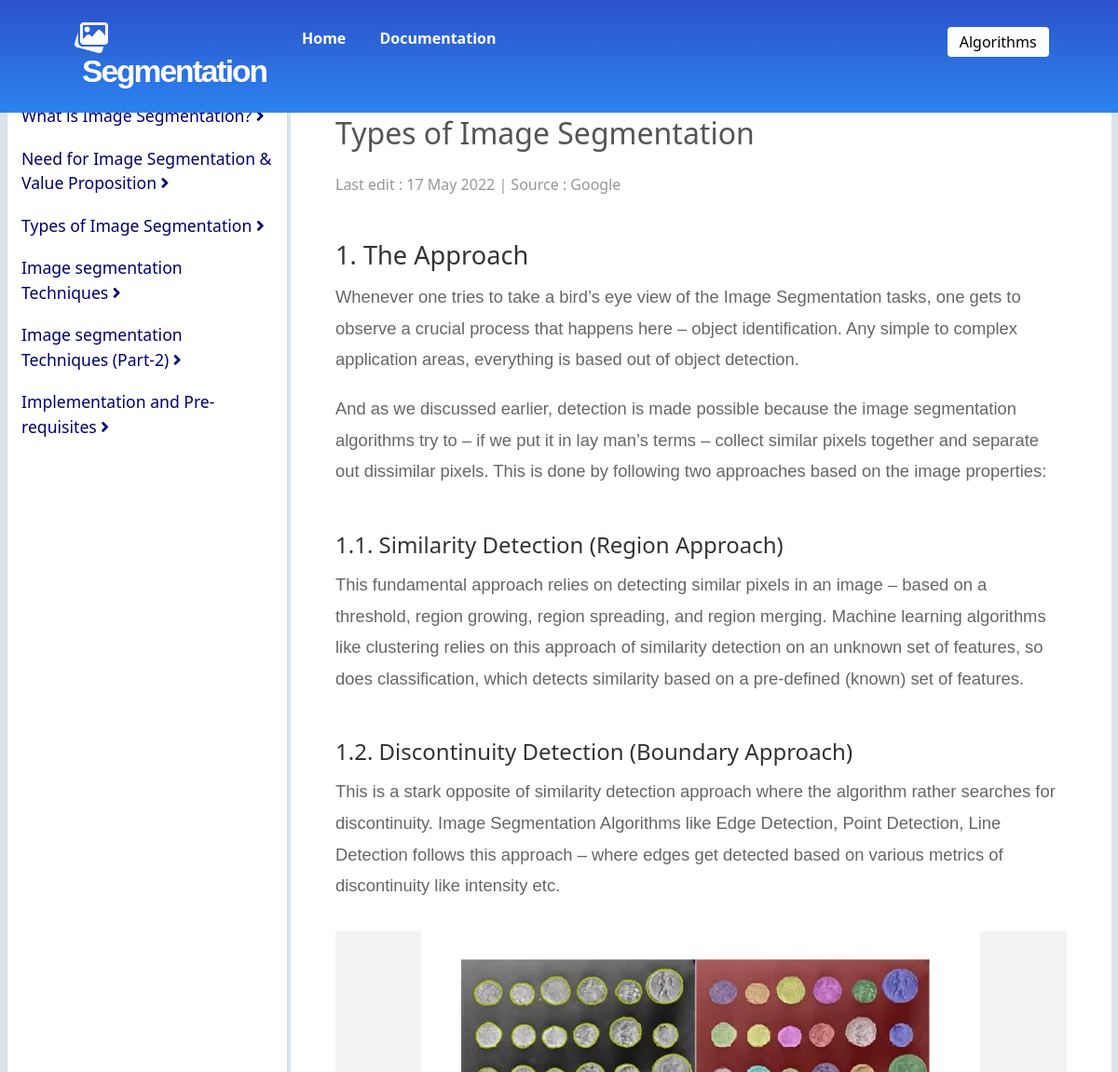
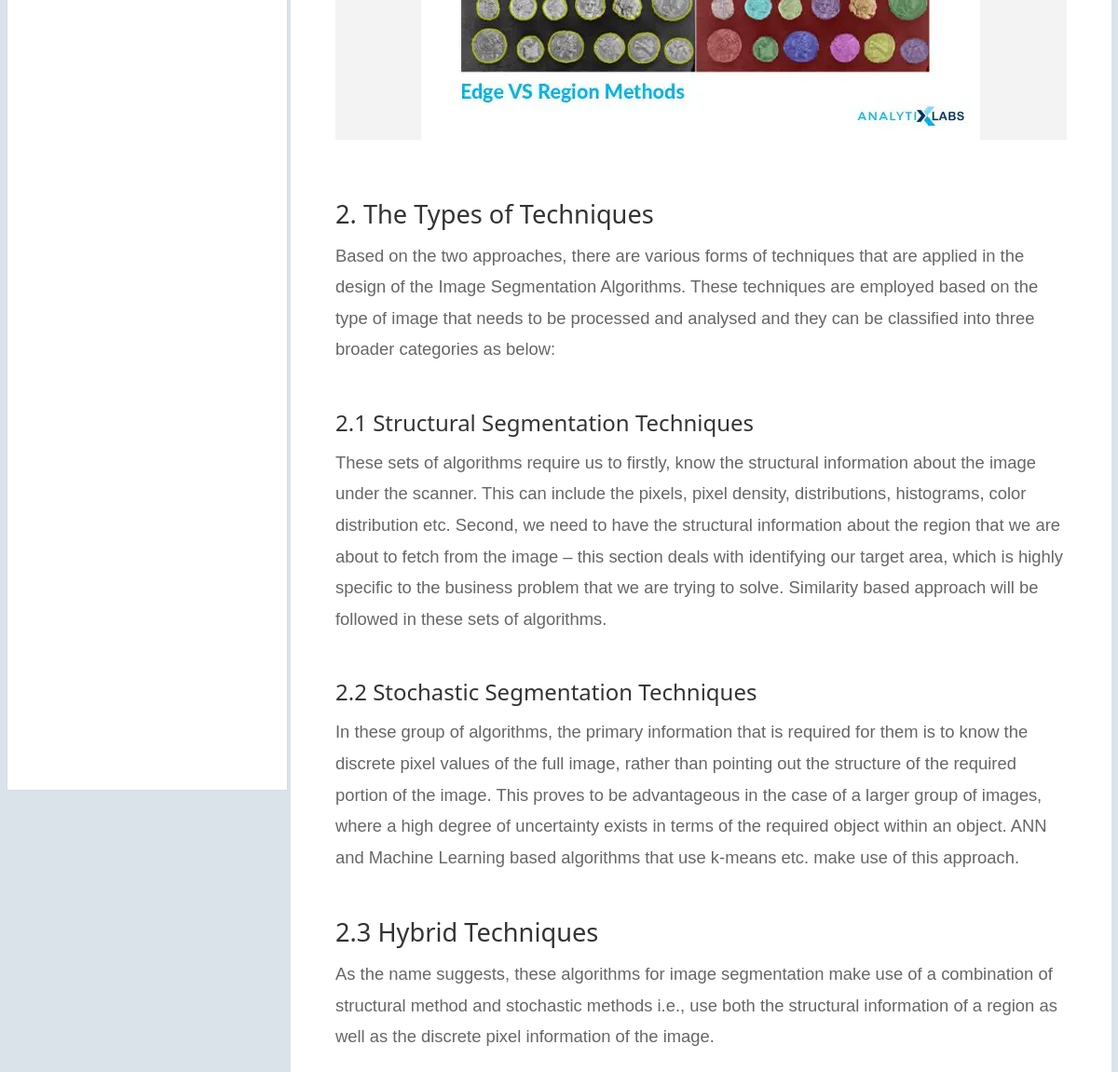
The app's page /Documentation?a=Article20220517082829Tio with its own data (2 pictures, top to bottom).
### app/models.py (models this page shows)
class Article(models.Model):
    data_id = models.AutoField
    heading = models.CharField(max_length=200)
    source = models.CharField(max_length=50)
    content = models.TextField()
    date = models.CharField(max_length=50)
    article_id = models.CharField(max_length=100)

### app/views.py (the view, shortened to what this page needs)
# urls.py: path('Documentation',views.documentation,name='documentation'),
def documentation(request):
    getData = list(Article.objects.values("heading","article_id"))
    if "a" in request.GET:
        articleNeed = request.GET["a"]
        getArticle = list(Article.objects.filter(article_id = articleNeed))
        if len(getArticle) == 0:
            return HttpResponse("There is no such article exist")
        getArticle = getArticle[0]
        Article_Heading = getArticle.heading
        x = getArticle.content
        src = getArticle.source
        Article_date = getArticle.date
        articleBody = decodeMytags(Article_Heading,x,src,Article_date,articleNeed)
        if "error" in articleBody.keys():
            return HttpResponse("There is some error in this article")
        articleBody["sideData"] = getData
        return render(request,"Documentation.html",articleBody)

### app/complex.py (called while the page is built, shortened)
def decodeDate(d):
    li = list(d.split("-"))
    monthNumber = int(li[1])
    monthList = ["January","February","March","April","May","June","July","August","September","October","November","December"]
    month = monthList[monthNumber-1]
    date = li[0]+" "+month+" "+li[2]
    return date

def decodeImages(article,articleId,mydict):
    if "<img1>" in article:
        getImage = Media.objects.values("img1").filter(article_id = articleId,img_count = 1)
        getImage = list(getImage)
        list_len = len(getImage)
        if list_len == 0:
            return {"error":True}
        img1 = getImage[-1]["img1"]
        img1 = img1.split("/")
        img1 = img1[2]
        article = article.replace("<img1>","""<span class="for-article-img"><img src="/static/"""+img1+"""" class="article-img" alt="article-related-img" /></span>""")
        mydict["Content"] = article
        mydict["img1"] = img1
    return mydict

### Templates/Documentation.html (shortened to what this page needs)
{% load static %}
<!DOCTYPE html>
<html lang="en">
<head>
    <link rel="stylesheet" href="https://cdnjs.cloudflare.com/ajax/libs/font-awesome/5.15.4/css/all.min.css" />
    <link href="https://cdn.jsdelivr.net/npm/bootstrap@5.1.3/dist/css/bootstrap.min.css" rel="stylesheet">
    <link rel="stylesheet" type="text/css" href="{% static 'index.css' %}" media="screen" />
    <link rel="stylesheet" type="text/css" href="{% static 'docs.css' %}" media="screen" />
</head>
<body>
    <div class="top-div">
        <header class="header-main">
            <div class="left-for-logo">
                <img src="{% static 'image-gallery.png' %}" alt="image-segmentation" class="logo" />
                <h2 class="brand-name">Segmentation</h2>
            </div>
            <div class="right-for-btns">
                <div class="left-inner-btns">
                    <a href="Home" class="header-links">Home</a>
                    <a href="/Documentation" class="header-links">Documentation</a>
                </div>
                <div class="right-inner-btns">
                    <a href="" class="btn header-links-type2">Algorithms</a>
                </div>
            </div>
        </header>
    </div>
    <div class="left-sidebar">
        <div class="inner-sidebar">
            {% for data in sideData %}
                <a href="/Documentation?a={{data.article_id}}" class="sidebar-btns"> {{data.heading}} <i class="fas fa-angle-right"></i></a>
            {% endfor %}
        </div>
    </div>
    <div class="body-div">
        <div class="main-content-div">
            <div class="content-container">
                {{Content}}
            </div>
        </div>
    </div>
</body>
</html>

### Templates/css/index.css (style rules this page uses)
.top-div { height: auto; background: linear-gradient(#2c52cb,#2c83ee); padding-bottom: 3.5rem; }
.header-main { padding: 1rem; padding-top: 0.6rem; }
.left-for-logo { float: left; height: auto; width: 25%; padding-left: 4rem; }
.right-for-btns { float: left; height: auto; width: 70%; padding-top: 0.5rem; }
.logo { width: 2.25rem; height:2.25rem; display: block; float: left; }
.brand-name { font-size: 2.1rem; color: #fff; display: block; float: left; font-weight: 600; padding-left: 0.5rem; letter-spacing: -2px; font-family:Arial, Helvetica, sans-serif; }
a { text-decoration: none; }
.header-links { color:#fff; font-weight: 600; transition: 0.25s ease-in-out; cursor: pointer; margin-right: 1rem; margin-left: 1rem; }
.left-inner-btns { float: left; }
.right-inner-btns { float: right; }
.header-links-type2 { background-color: #fff; color: #000; padding-top: 3px; font-weight: 500; padding-bottom: 3px; transition: 0.4s ease-in-out; }

### Templates/css/docs.css (style rules this page uses)
body { margin: 0; background-color: #f1f3f6; }
.top-div { padding-bottom: 0; padding-top: 0.7rem; position: fixed; width: 100%; top: 0; left: 0; z-index: 18; }
.header-main { height: auto; }
.left-sidebar { z-index:0 ; width: 25%; left: 0; position: fixed; height: 80vh; margin-top: 5.75rem; margin-left: 0.5rem; background-color: rgb(255, 255, 255); box-shadow: 0px 0px 1px rgb(184, 184, 184); }
.inner-sidebar { width: 100%; height: 90%; overflow-y: auto; scrollbar-width: none;padding-bottom: 5rem; }
.sidebar-btns { display: block; font-size: 1.1rem; width: fit-content; margin-left: 5%; margin-right: 5%; margin-top: 1.2rem; margin-bottom:1.2rem; font-weight: 500; color: rgb(0, 0, 112); transition: 0.3s ease-in-out; }
.body-div { height: 100vh; width: 100vw; overflow-y: auto; background-color: #f1f3f6; background-color:rgb(219, 227, 234); padding-left: 26%; padding-top: 5.75rem; scrollbar-width: none; }
.main-content-div { background-color: #fff; height: 99%; width: 99.2%; overflow-y: auto; }
.content-container { width: 100%; height: auto; padding-left: 3rem; padding-right: 3rem; padding-bottom: 5rem; }
.main-content-heading { width: 90%; padding-top:2rem; font-size: 2rem; color: #555; }
.content-label { display: block; padding-top: 1rem; padding-bottom: 1rem; color: #979797; }
.main-content-para { width: 100%; padding-top: 0.2rem; font-size: 1.15rem; line-height: 2.1rem; color: #666; font-family: 'Lucida Sans', 'Lucida Sans Regular', 'Lucida Grande', 'Lucida Sans Unicode', Geneva, Verdana, sans-serif; }
.sub-heading-1 { width: 90%; padding-top:2rem; font-size: 1.7rem; color: #333; }
.sub-heading-2 { width: 90%; padding-top:2rem; font-size: 1.5rem; color: #333; }
.for-article-img { background-color: #f3f3f3; margin-top: 2rem; width: 100%; margin-bottom: 2rem; display: block; height: auto; }
.article-img { max-width: 90%; max-height: 23rem; display: block; margin: 0 auto; }

### records on screen
Article: heading "Types of Image Segmentation Last edit : 17 May 2022 | Source : Google 1. The Approach Whenever one tries to take a bird’s eye view of the Image Segmentation tasks, one gets to observe a crucial process that happens here – object identification. Any simple to complex application areas, everything is based out of object detection. And as we discussed earlier, detection is made possible because the image segmentation algorithms try to – if we put it in lay man’s terms – collect similar pixels together and separate out dissimilar pixels. This is done by following two approaches based on the image properties: 1.1. Similarity Detection (Region Approach) This fundamental approach relies on…", heading (picture)

### other values on screen
{{ data.heading }} "What is Image Segmentation?" "Need for Image Segmentation & Value Proposition" "Types of Image Segmentation" "Image segmentation Techniques" "Image segmentation Techniques (Part-2)" "Implementation and Pre-requisites"
